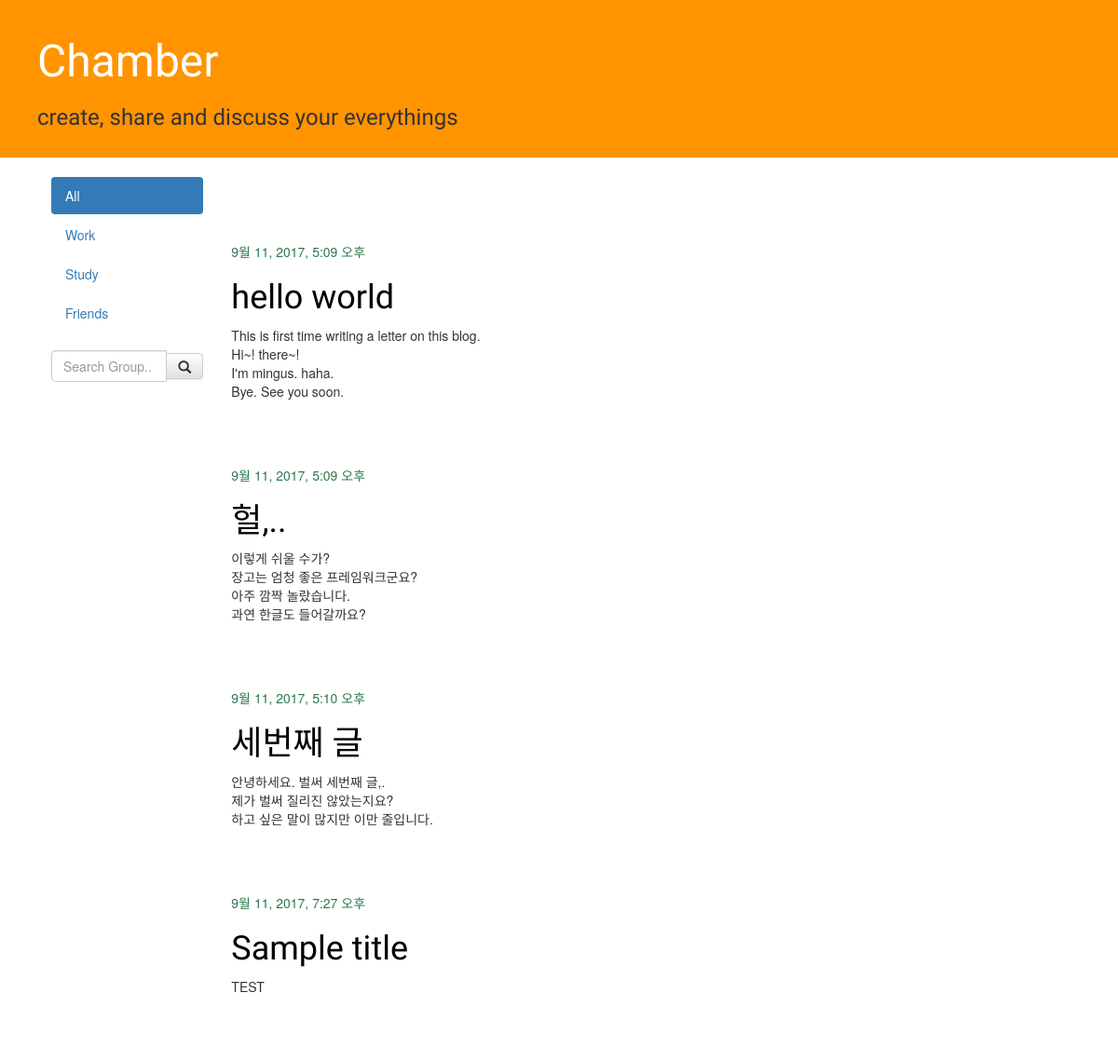
/post/, run on an earlier commit of the app's database.
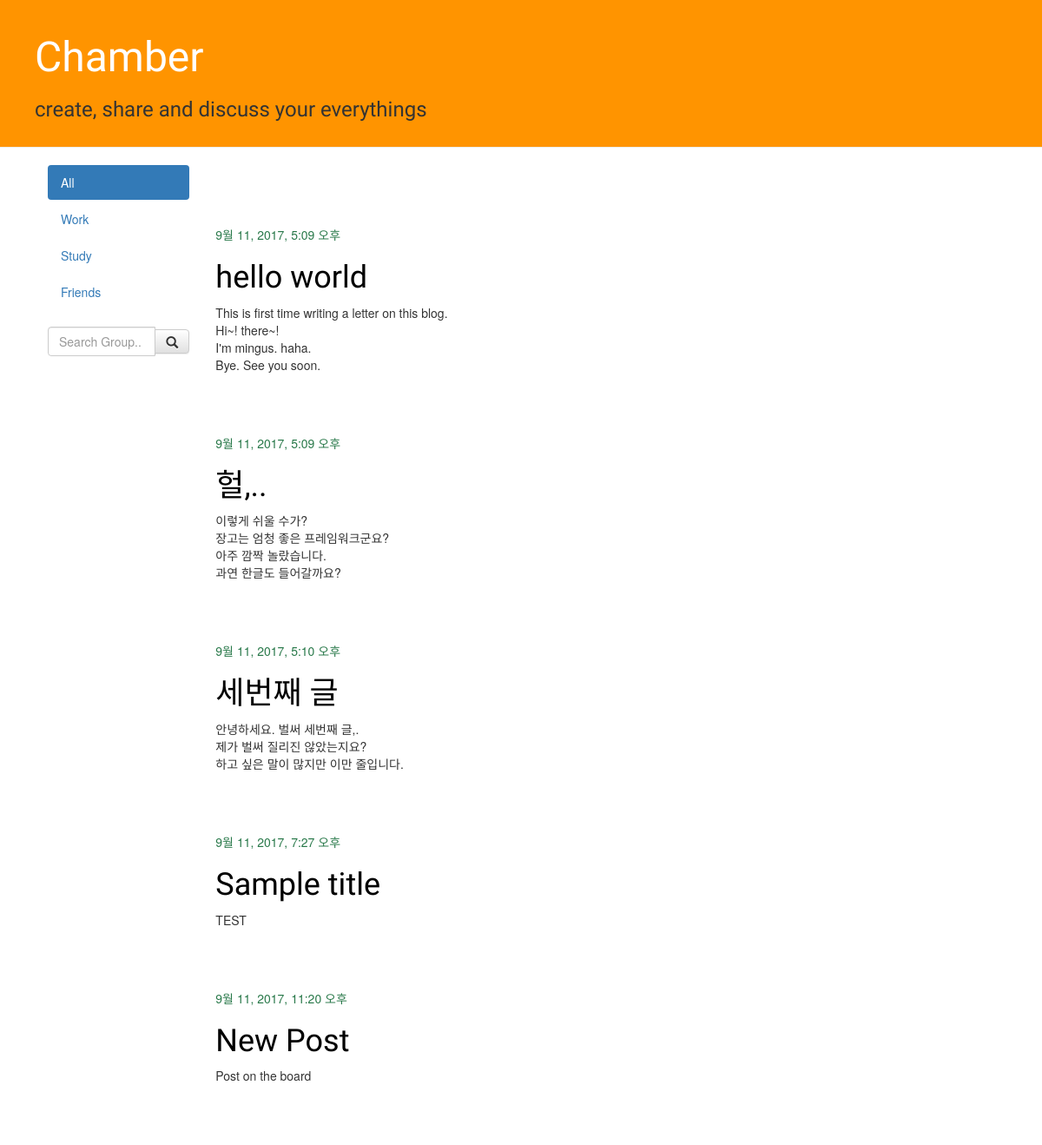
And on a later commit of the database.
### blog/models.py (models this page shows, shortened)
class Post(models.Model):
    author = models.ForeignKey('auth.User')
    title = models.CharField(max_length=200)
    text = models.TextField()
    created_date = models.DateTimeField(
        default=timezone.now)
    published_date = models.DateTimeField(
        blank = True, null=True)

### blog/views.py (the view)
# urls.py: url(r'^post/$', views.post_list, name ='post_list'),
def post_list(request):
    posts = Post.objects.filter(published_date__lte = timezone.now()).order_by('published_date')
    return render(request, 'blog/post_list.html', {'posts': posts})

### blog/templates/blog/post_list.html (shortened to what this page needs)
{% extends 'blog/base.html' %}
{% block content %}
{% for post in posts %}
    <div class="post">
        <div class="date">
            {{ post.published_date }}
        </div>
        <h1><a href="{% url 'post_detail' pk=post.pk %}">{{ post.title }}</a></h1>
        <p>{{ post.text|linebreaksbr }}</p>
    </div>
{% endfor %}
{% endblock %}

### blog/templates/blog/base.html (shortened to what this page needs)
{% load staticfiles %}
<html lang="en">
    <head>
        <link rel="stylesheet" href="//maxcdn.bootstrapcdn.com/bootstrap/3.2.0/css/bootstrap.min.css">
        <link rel="stylesheet" href="//maxcdn.bootstrapcdn.com/bootstrap/3.2.0/css/bootstrap-theme.min.css">
        <link rel="stylesheet" href="{% static 'css/blog.css' %}">
    </head>
    <body>
    <div class="page-header">
        <h1 class="main_font">
            <a href="/">
                Chamber
            </a>
        </h1>
        <h3>
                create, share and discuss your everythings
        </h3>
    </div>
    <div class="content container-fluid">
        <div class="row">
            <div class="col-sm-2 sidenav">
                <ul class="nav nav-pills nav-stacked">
                <li class="active"><a href="#section1">All</a></li>
                <li><a href="#section2">Work</a></li>
                <li><a href="#section3">Study</a></li>
                <li><a href="#section3">Friends</a></li>
                </ul><br>
            <div class="input-group">
                <input type="text" class="form-control" placeholder="Search Group..">
                <span class="input-group-btn">
                <button class="btn btn-default" type="button">
                <span class="glyphicon glyphicon-search"></span>
                </button>
                </span>
            </div>
            </div>
            <div class="col-md-8">
            {% block content %}
            {% endblock %}
            </div>
        </div>
    </div>
    </body>
</html>

### blog/static/css/blog.css (style rules this page uses)
.page-header { background-color: #ff9400; margin-top: 0; padding: 20px 20px 20px 40px; }
.page-header h1, .page-header h1 a, .page-header h1 a:visited, .page-header h1 a:active { color: #ffffff; font-size: 36pt; text-decoration: none; }
.content { margin-left: 40px; }
h1, h2, h3, h4 { font-family: 'Asap Condensed', sans-serif; }
.main_font { font-family: 'Sedgwick Ave Display', cursive; }
.date { color: #29794A; }
.post { margin-bottom: 70px; }
.post h1 a, .post h1 a:visited { color: #000000; }

What changed in the data, as far as the page shows it:
added Post: published_date "9월 11, 2017, 11:20 오후", title "New Post", text "Post on the board"
